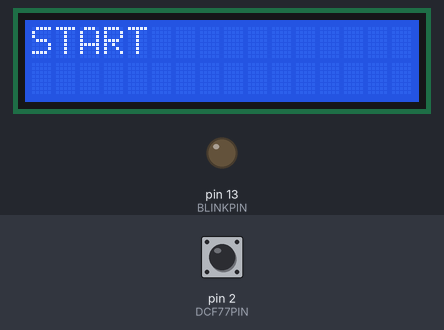
Recording of a sketch running on a simulated Arduino Uno, built with avr-gcc and run on an emulated ATmega328P. Parts: 16×2 character LCD, output pins drawn as LEDs (lit = HIGH). Inputs (shaded band) come from the test bench; at power-on: pin 2 (DCF77PIN) LOW. What the sketch prints to the serial monitor is not drawn.

Above: at 1.3 s.
1.4 s: pin 2 (DCF77PIN) driven HIGH
At 2.4 s:
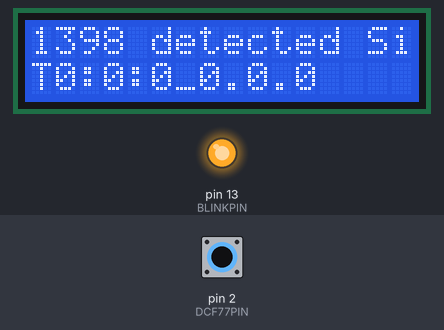
2.9 s: pin 2 (DCF77PIN) driven LOW
At 3.7 s:
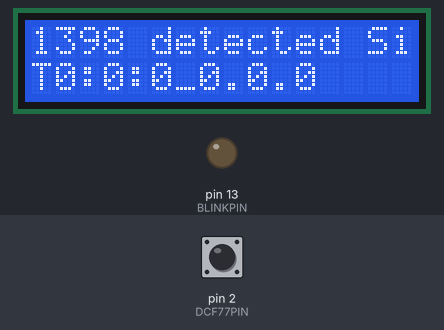
4.4 s: pin 2 (DCF77PIN) driven HIGH
At 5.6 s:
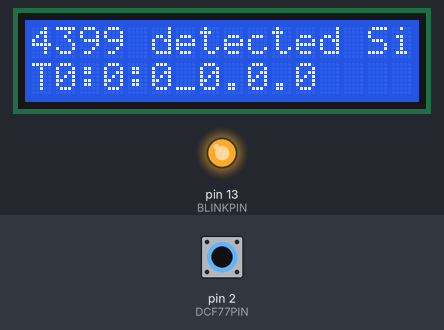
5.9 s: pin 2 (DCF77PIN) pulsed LOW 2 times (0.12 s each, 0.3 s apart)
At 6.9 s:
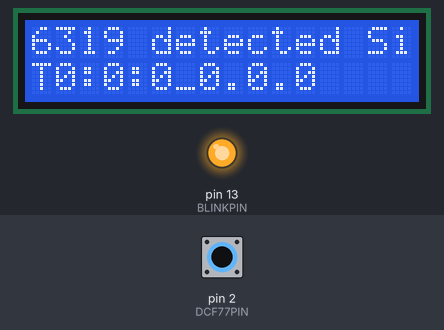
Timing chart, 0 to 8.9 s (numbered marks = the images above; inputs shaded):
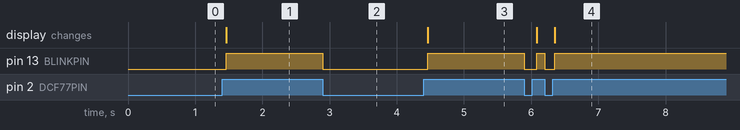

The sketch:

dcf77clock_mod.ino
```cpp
// (licence header left out)
#include <Wire.h> //https://www.arduino.cc/en/Reference/Wire
#include <LiquidCrystal_I2C.h> //https://github.com/fdebrabander/Arduino-LiquidCrystal-I2C-library
/* ************** LCD BLOCK ************** */
// Set the LCD address to 0x27 for a 16 chars and 2 line display
LiquidCrystal_I2C lcd(0x27, 16, 2);


/**
   Where is the DCF receiver connected?
*/
#define DCF77PIN 2
/**
   Where is the LED connected?
*/
#define BLINKPIN 13
/**
   Turn debugging on or off
*/
#define DCF_DEBUG 1
/**
   Number of milliseconds to elapse before we assume a "1",
   if we receive a falling flank before - its a 0.
*/
#define DCF_split_millis 140
/**
   There is no signal in second 59 - detect the beginning of
   a new minute.
*/
#define DCF_sync_millis 1200
/**
   Definitions for the timer interrupt 2 handler:
   The Arduino runs at 16 Mhz, we use a prescaler of 64 -> We need to
   initialize the counter with 6. This way, we have 1000 interrupts per second.
   We use tick_counter to count the interrupts.
*/
#define INIT_TIMER_COUNT 6
#define RESET_TIMER2 TCNT2 = INIT_TIMER_COUNT
int tick_counter = 0;
int TIMSK;
int TCCR2;
int OCIE2;
/**
   DCF time format struct
*/
struct DCF77Buffer {
  unsigned long long prefix	: 21;
  unsigned long long Min	: 7;	// minutes
  unsigned long long P1		: 1;	// parity minutes
  unsigned long long Hour	: 6;	// hours
  unsigned long long P2		: 1;	// parity hours
  unsigned long long Day	: 6;	// day
  unsigned long long Weekday	: 3;	// day of week
  unsigned long long Month	: 5;	// month
  unsigned long long Year	: 8;	// year (5 -> 2005)
  unsigned long long P3		: 1;	// parity
};
struct {
  unsigned char parity_flag	: 1;
  unsigned char parity_min		: 1;
  unsigned char parity_hour	: 1;
  unsigned char parity_date	: 1;
} flags;
/**
   Clock variables
*/
volatile unsigned char DCFSignalState = 0;
unsigned char previousSignalState;
int previousFlankTime;
int bufferPosition;
unsigned long long dcf_rx_buffer;
/**
   time vars: the time is stored here!
*/
volatile unsigned char ss;
volatile unsigned char mm;
volatile unsigned char hh;
volatile unsigned char day;
volatile unsigned char mon;
volatile unsigned int year;


/**
   used in main loop: detect a new second...
*/
unsigned char previousSecond;

/**
   Initialize the DCF77 routines: initialize the variables,
   configure the interrupt behaviour.
*/
void DCF77Init() {
  previousSignalState = 0;
  previousFlankTime = 0;
  bufferPosition = 0;
  dcf_rx_buffer = 0;
  ss = mm = hh = day = mon = year = 0;
#ifdef DCF_DEBUG
  Serial.println("Initializing DCF77 routines");
  Serial.print("Using DCF77 pin #");
  Serial.println(DCF77PIN);
  pinMode(BLINKPIN, OUTPUT);
  pinMode(DCF77PIN, INPUT);
#endif
  pinMode(DCF77PIN, INPUT);
#ifdef DCF_DEBUG
  Serial.println("Initializing timerinterrupt");
#endif
  //Timer2 Settings: Timer Prescaler /64,
  TCCR2 |= (1 << CS22);  // turn on CS22 bit
  TCCR2 &= ~((1 << CS21) | (1 << CS20)); // turn off CS21 and CS20 bits
  // Use normal mode
  TCCR2 &= ~((1 << WGM21) | (1 << WGM20)); // turn off WGM21 and WGM20 bits
  // Use internal clock - external clock not used in Arduino
  ASSR |= (0 << AS2);
  TIMSK |= (1 << TOIE2) | (0 << OCIE2);    //Timer2 Overflow Interrupt Enable
  RESET_TIMER2;
#ifdef DCF_DEBUG
  Serial.println("Initializing DCF77 signal listener interrupt");
#endif
  attachInterrupt(0, int0handler, CHANGE);
}

/**
   Append a signal to the dcf_rx_buffer. Argument can be 1 or 0. An internal
   counter shifts the writing position within the buffer. If position > 59,
   a new minute begins -> time to call finalizeBuffer().
*/
void appendSignal(unsigned char signal) {
#ifdef DCF_DEBUG
  Serial.print(", appending value ");
  Serial.print(signal, DEC);
  Serial.print(" at position ");
  Serial.println(bufferPosition);
#endif
  dcf_rx_buffer = dcf_rx_buffer | ((unsigned long long) signal << bufferPosition);
  // Update the parity bits. First: Reset when minute, hour or date starts.
  if (bufferPosition ==  21 || bufferPosition ==  29 || bufferPosition ==  36) {
    flags.parity_flag = 0;
  }
  // save the parity when the corresponding segment ends
  if (bufferPosition ==  28) {
    flags.parity_min = flags.parity_flag;
  };
  if (bufferPosition ==  35) {
    flags.parity_hour = flags.parity_flag;
  };
  if (bufferPosition ==  58) {
    flags.parity_date = flags.parity_flag;
  };
  // When we received a 1, toggle the parity flag
  if (signal == 1) {
    flags.parity_flag = flags.parity_flag ^ 1;
  }
  bufferPosition++;
  if (bufferPosition > 59) {
    finalizeBuffer();
  }
}

/**
   Evaluates the information stored in the buffer. This is where the DCF77
   signal is decoded and the internal clock is updated.
*/
void finalizeBuffer(void) {
  if (bufferPosition == 59) {
#ifdef DCF_DEBUG
    Serial.println("Finalizing Buffer");
#endif
    struct DCF77Buffer *rx_buffer;
    rx_buffer = (struct DCF77Buffer *)(unsigned long long)&dcf_rx_buffer;
    if (flags.parity_min == rx_buffer->P1  &&
        flags.parity_hour == rx_buffer->P2  &&
        flags.parity_date == rx_buffer->P3)
    {
#ifdef DCF_DEBUG
      Serial.println("Parity check OK - updating time.");
#endif
      //convert the received bits from BCD
      mm = rx_buffer->Min - ((rx_buffer->Min / 16) * 6);
      hh = rx_buffer->Hour - ((rx_buffer->Hour / 16) * 6);
      day = rx_buffer->Day - ((rx_buffer->Day / 16) * 6);
      mon = rx_buffer->Month - ((rx_buffer->Month / 16) * 6);
      year = 2000 + rx_buffer->Year - ((rx_buffer->Year / 16) * 6);
    }
#ifdef DCF_DEBUG
    else {
      Serial.println("Parity check NOK - running on internal clock.");
    }
#endif
  }
  // reset stuff
  ss = 0;
  bufferPosition = 0;
  dcf_rx_buffer = 0;
}

/**
   Dump the time to the serial line.
*/
void serialDumpTime(void) {
  Serial.print("Time: ");
  Serial.print(hh, DEC);
  Serial.print(":");
  Serial.print(mm, DEC);
  Serial.print(":");
  Serial.print(ss, DEC);
  Serial.print(" Date: ");
  Serial.print(day, DEC);
  Serial.print(".");
  Serial.print(mon, DEC);
  Serial.print(".");
  Serial.println(year, DEC);

  //  lcd.setCursor( 0, 1);
  //  lcd.print( String(hh) +":"+ String(mm) +":"+ String(ss) +"_"+ String(day) +"."+ String(mon) +"."+ String(year) );
}


/**
   Evaluates the signal as it is received. Decides whether we received
   a "1" or a "0" based on the
*/
void scanSignal(void) {
  if (DCFSignalState == 1) {
    int thisFlankTime = millis();
    if (thisFlankTime - previousFlankTime > DCF_sync_millis) {
#ifdef DCF_DEBUG
      serialDumpTime();
      Serial.println("####");
      Serial.println("#### Begin of new Minute!!!");
      Serial.println("####");
#endif
      finalizeBuffer();
    }
    previousFlankTime = thisFlankTime;
#ifdef DCF_DEBUG
    Serial.print(previousFlankTime);
    Serial.print(": DCF77 Signal detected, ");
    lcd.setCursor( 0, 0);
    lcd.print( String(previousFlankTime) + " detected Sig");
    lcd.setCursor( 0, 1);
    lcd.print( "T" + String(hh) + ":" + String(mm) + ":" + String(ss) + "_" + String(day) + "." + String(mon) + "." + String(year % 2000) );
#endif
  }
  else {
    /* or a falling flank */
    int difference = millis() - previousFlankTime;
#ifdef DCF_DEBUG
    Serial.print("duration: ");
    Serial.print(difference);
#endif
    if (difference < DCF_split_millis) {
      appendSignal(0);
    }
    else {
      appendSignal(1);
    }
  }
}

/**
   The interrupt routine for counting seconds - increment hh:mm:ss.
*/
ISR(TIMER2_OVF_vect) {
  RESET_TIMER2;
  tick_counter += 1;
  if (tick_counter == 1000) {
    ss++;
    if (ss == 60) {
      ss = 0;
      mm++;
      if (mm == 60) {
        mm = 0;
        hh++;
        if (hh == 24)
          hh = 0;
      }
    }
    tick_counter = 0;
  }
};

/**
   Interrupthandler for INT0 - called when the signal on Pin 2 changes.
*/
void int0handler() {
  // check the value again - since it takes some time to
  // activate the interrupt routine, we get a clear signal.
  DCFSignalState = digitalRead(DCF77PIN);
}

/**
   Standard Arduino methods below.
*/

void setup(void) {
  // We need to start serial here again,
  // for Arduino 007 (new serial code)
  Serial.begin(9600);
  // initialize the LCD
  lcd.begin();
  lcd.backlight();
  lcd.setCursor( 0, 0);
  lcd.print( "START");
  DCF77Init();
}

void loop(void) {
  if (ss != previousSecond) {
    serialDumpTime();
    previousSecond = ss;
  }
  if (DCFSignalState != previousSignalState) {
    scanSignal();
    if (DCFSignalState) {
      digitalWrite(BLINKPIN, HIGH);
    } else {
      digitalWrite(BLINKPIN, LOW);
    }
    previousSignalState = DCFSignalState;
  }
  //delay(20);
}
```

Measured:
- after the input at 1.4 s, pin 13 (BLINKPIN): LOW → HIGH after 0.06 s; the display: changes after 0.06 s (image 1)
- after the input at 2.9 s, pin 13 (BLINKPIN): HIGH → LOW at once
- after the input at 4.4 s, pin 13 (BLINKPIN): LOW → HIGH after 0.06 s; the display: changes after 0.06 s (image 3)
- after the input at 5.9 s, pin 13 (BLINKPIN): alternates HIGH for 0.12 s and LOW for 0.16 s, 4 changes in all, then stays HIGH, starting at once; the display: first changes after 0.18 s (image 4 shows a later state)
